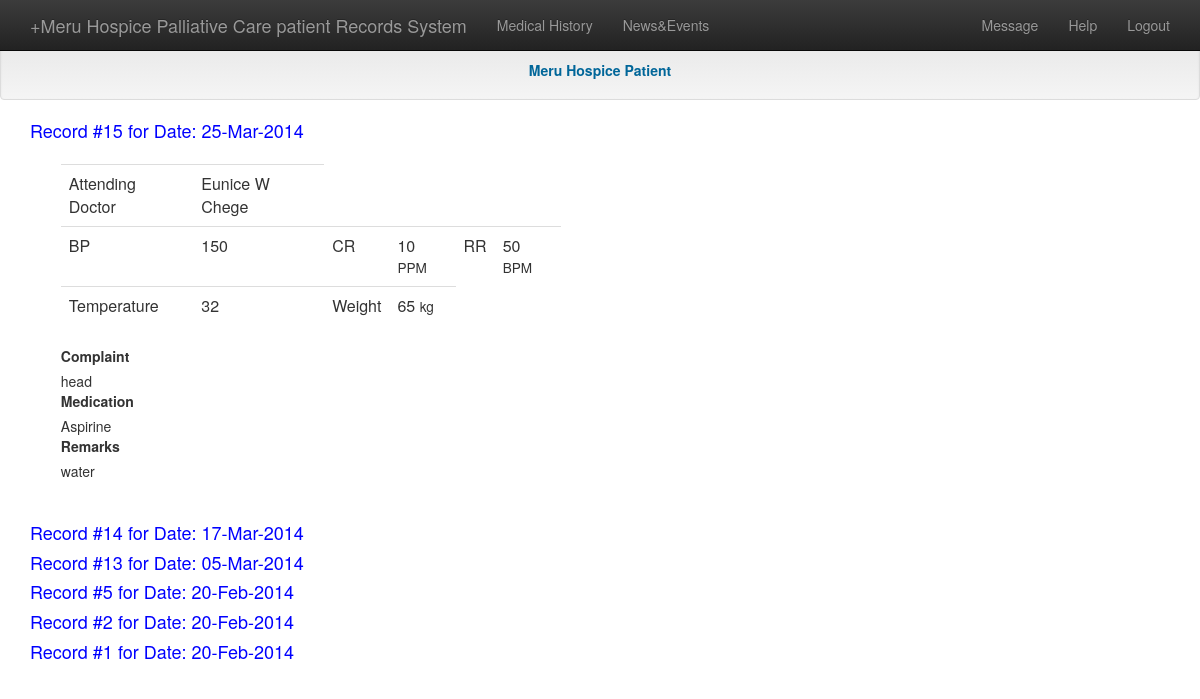
The app's page /patient/medical_history.php (signed in) with its own data.
### tables this page shows
CREATE TABLE `hos_treatment` (
  `id` int(20) NOT NULL auto_increment,
  `patient_id` int(100) NOT NULL,
  `doctor_id` int(100) NOT NULL,
  `date` varchar(100) NOT NULL,
  `time` varchar(100) NOT NULL,
  `bp` varchar(100) NOT NULL,
  `cr` varchar(100) NOT NULL,
  `rr` varchar(100) NOT NULL,
  `temp` int(100) NOT NULL,
  `weight` int(100) NOT NULL,
  `complaint` varchar(100) NOT NULL,
  `medication` varchar(1000) NOT NULL,
  `quantity` int(10) NOT NULL,
  `remarks` varchar(100) NOT NULL,
  `next_visit` varchar(100) NOT NULL,
  PRIMARY KEY  (`id`)
);

CREATE TABLE `hos_doctor` (
  `id` int(20) NOT NULL auto_increment,
  `first_name` text NOT NULL,
  `middle_name` text NOT NULL,
  `last_name` text NOT NULL,
  `title` varchar(100) NOT NULL,
  `specialization` varchar(100) NOT NULL,
  `duty` varchar(100) NOT NULL,
  `phone` varchar(100) NOT NULL,
  `address` varchar(100) NOT NULL,
  `email` varchar(100) NOT NULL,
  `hospital_id` int(100) NOT NULL,
  `password` varchar(100) NOT NULL,
  PRIMARY KEY  (`id`)
);

### patient/medical_history.php (the view, shortened to what this page needs)
<?php
$func = new Messages();
$pid = $_SESSION['patient_id'];
?>
<!doctype html>
<html>
<head>
<link href="../bootstrap/dist/css/bootstrap.css" rel="stylesheet" type="text/css" />
<link href="../bootstrap/dist/css/bootstrap-theme.css" rel="stylesheet" type="text/css" />
 <link href="../JQuery/themes/base/jquery.ui.accordion.css" rel="stylesheet" type="text/css"/>
</head>
<div class="navbar navbar-inverse navbar-fixed-top" role="navigation">
	<div class="container">
    	<div class="navbar-header">
          <a class="navbar-brand" href="#">+Meru Hospice Palliative Care patient Records System</a>
        </div>
        <div class="navbar-collapse collapse">
        	<ul class="nav navbar-nav">
            	<li><a href="medical_history.php">Medical History</a></li>
                <li><a href="news.php">News&amp;Events</a></li>
            </ul>
            <ul class="nav navbar-nav navbar-right">
            	<li><a href="messages.php">Message <span class="badge"><?php $func->Count_Received_Messages($pid,2); ?></span></a></li>
                <li><a href="help.php">Help</a></li>
            	<li><a href="controller/logout.php">Logout</a></li>
            </ul>
        </div>
    </div>
</div>
<br><br>
<div class="well"><center style="color:#069;font-size:14px"><strong>Meru Hospice Patient</strong></center></div>
<div class="container">
        	<div id="accordion">
    	<?php
			$query = mysql_query("SELECT * FROM hos_treatment WHERE patient_id='$pid' ORDER BY id DESC");
			$get = mysql_fetch_array($query);
			if($get > 0){
			do{
				$doc = mysql_fetch_array(mysql_query("SELECT * FROM hos_doctor WHERE id='$get[doctor_id]'"));
				echo "<h4 style='color:#0000FF;'>Record #$get[id] for Date: $get[date]</h4>";
				echo "<div style='height:400px;'>
						<table class='table table-hover' style='width:500px;'>
							<tr>
								<td>Attending Doctor</td><td>$doc[first_name] $doc[middle_name] $doc[last_name]</td>
							</tr>
							<tr>
								<td>BP</td><td>$get[bp]</td><td>CR</td><td>$get[cr] <small>PPM</small></td><td>RR</td><td>$get[rr] <small>BPM</small></td>
							</tr>
							<tr>
								<td>Temperature</td><td>$get[temp]</td><td>Weight</td><td>$get[weight] <small>kg</small></td>
							</tr>
						</table>
						<label>Complaint</label><br>
						$get[complaint]<br>
						<label>Medication</label><br>
						$get[medication]<br>
						<label>Remarks</label><br>
						$get[remarks]
					</div>";
			}while($get = mysql_fetch_array($query));
			}else{
				echo "This is currently no medical history for this patient!";
			}
		?>
    </div>
</div>
<body>
</body>
</html>

### records on screen
hos_treatment: id "15", date "25-Mar-2014", hos_doctor.first_name "Eunice", hos_doctor.middle_name "W", hos_doctor.last_name "Chege", bp "150", cr "10", rr "50", temp "32", weight "65", complaint "head", medication "Aspirine", remarks "water"
hos_treatment: id "14", date "17-Mar-2014"
hos_treatment: id "13", date "05-Mar-2014"
hos_treatment: id "5", date "20-Feb-2014"
hos_treatment: id "2", date "20-Feb-2014"
hos_treatment: id "1", date "20-Feb-2014"
